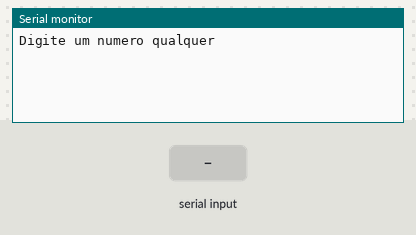
Bench run of a sketch on a simulated Arduino Uno, built with avr-gcc and run on an emulated ATmega328P. Parts: the last lines printed to the serial monitor. The test bench sets the inputs (shaded band).

Above: at 1.2 s.
1.3 s: "90,45\n" received over Serial
At 2.5 s:
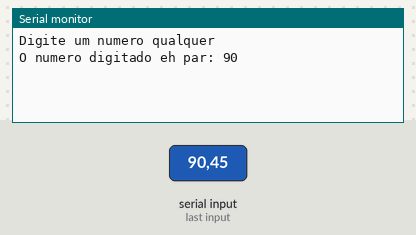
5.8 s: "30,150\n" received over Serial
At 8.2 s:
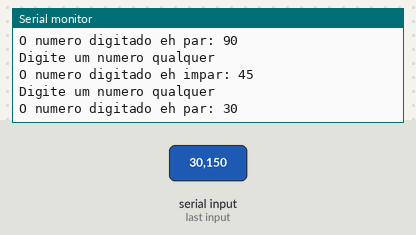

Measured:
- after the input at 1.3 s, the serial monitor: prints a new line at once (image 1)
- after the input at 5.8 s, the serial monitor: prints a new line after 1.5 s (image 2)

The sketch:

LOPAL_Ex_12.ino
```cpp
// C++ code
/*Faça um programa que receba um número do usuário e informe se este
número é par ou ímpar.*/
//Variáveis
int numero = 0;

void setup()
{
  Serial.begin(9600);
}

void loop()
{
  Serial.println("Digite um numero qualquer");
  while (! Serial.available());
  numero = Serial.parseInt();
  if(numero % 2 == 0)
  {
  Serial.println("O numero digitado eh par: " + String (numero));
  }
  else
  {
  Serial.println("O numero digitado eh impar: " + String (numero));
  }
  Serial.println();
  delay(3000);
}
```
